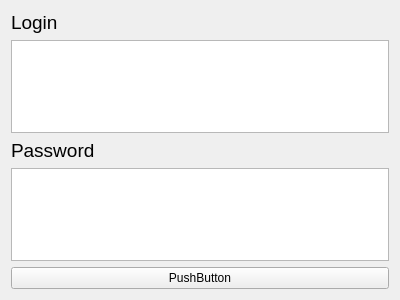
<?xml version="1.0" encoding="UTF-8"?>
<ui version="4.0">
 <class>LoginScreen</class>
 <widget class="QWidget" name="LoginScreen">
  <property name="geometry">
   <rect>
    <x>0</x>
    <y>0</y>
    <width>400</width>
    <height>300</height>
   </rect>
  </property>
  <property name="windowTitle">
   <string>LoginScreen</string>
  </property>
  <layout class="QVBoxLayout" name="verticalLayout">
   <item>
    <widget class="QLabel" name="label">
     <property name="font">
      <font>
       <pointsize>14</pointsize>
      </font>
     </property>
     <property name="text">
      <string>Login</string>
     </property>
    </widget>
   </item>
   <item>
    <widget class="QPlainTextEdit" name="loginTextBox"/>
   </item>
   <item>
    <widget class="QLabel" name="label_2">
     <property name="font">
      <font>
       <pointsize>14</pointsize>
      </font>
     </property>
     <property name="text">
      <string>Password</string>
     </property>
    </widget>
   </item>
   <item>
    <widget class="QPlainTextEdit" name="passwordTextBox"/>
   </item>
   <item>
    <widget class="QPushButton" name="pushButton">
     <property name="text">
      <string>PushButton</string>
     </property>
    </widget>
   </item>
  </layout>
 </widget>
 <layoutdefault spacing="6" margin="11"/>
 <resources/>
 <connections/>
</ui>
